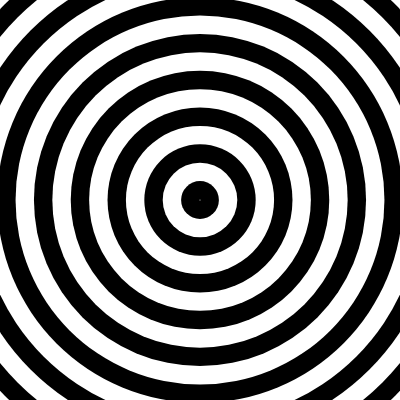
Frame 1 (no input)
Frame 60 (no input): identical to frame 1, image omitted
Frame 120 (the mouse pressed at the canvas centre since frame 60): identical to frame 1, image omitted

The p5.js sketch that drew this single still picture (run headless with seeded random() and noise() and a simulated clock; from frame 60 on, the mouse is pressed at the canvas centre):

// p5.js sketch
// ── sketch.js
function setup() {
  createCanvas(400, 400);
  noStroke();

  background(220);
  translate(width/2, height/2);

  for (var i = 20; i > 0; i--) {

    let scaleFactor = map(i, 1, 20, 1, 700);

    if(i % 2 == 0) {
      fill(0);
    } else {
      fill(255);
    }

  circle(0, 0, scaleFactor);

  }

}

function draw() {

}
